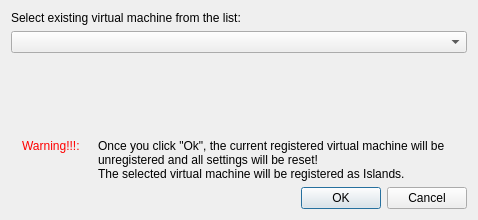
<?xml version="1.0" encoding="UTF-8"?>
<ui version="4.0">
 <class>SelectVM</class>
 <widget class="QDialog" name="SelectVM">
  <property name="geometry">
   <rect>
    <x>0</x>
    <y>0</y>
    <width>478</width>
    <height>220</height>
   </rect>
  </property>
  <property name="windowTitle">
   <string>Select Virtual Machine</string>
  </property>
  <layout class="QVBoxLayout" name="verticalLayout">
   <item>
    <widget class="QLabel" name="label">
     <property name="text">
      <string>Select existing virtual machine from the list:</string>
     </property>
    </widget>
   </item>
   <item>
    <widget class="QComboBox" name="vms_list"/>
   </item>
   <item>
    <spacer name="verticalSpacer">
     <property name="orientation">
      <enum>Qt::Vertical</enum>
     </property>
     <property name="sizeHint" stdset="0">
      <size>
       <width>20</width>
       <height>40</height>
      </size>
     </property>
    </spacer>
   </item>
   <item>
    <layout class="QHBoxLayout" name="horizontalLayout">
     <property name="spacing">
      <number>4</number>
     </property>
     <property name="leftMargin">
      <number>0</number>
     </property>
     <item>
      <widget class="QLabel" name="label_2">
       <property name="minimumSize">
        <size>
         <width>0</width>
         <height>0</height>
        </size>
       </property>
       <property name="maximumSize">
        <size>
         <width>83</width>
         <height>16777215</height>
        </size>
       </property>
       <property name="styleSheet">
        <string notr="true">color: red</string>
       </property>
       <property name="text">
        <string>Warning!!!: </string>
       </property>
       <property name="alignment">
        <set>Qt::AlignHCenter|Qt::AlignTop</set>
       </property>
      </widget>
     </item>
     <item>
      <widget class="QLabel" name="label_3">
       <property name="text">
        <string>Once you click &quot;Ok&quot;, the current registered virtual machine will be unregistered and all settings will be reset! 
The selected virtual machine will be registered as Islands.</string>
       </property>
       <property name="wordWrap">
        <bool>true</bool>
       </property>
      </widget>
     </item>
    </layout>
   </item>
   <item>
    <widget class="QDialogButtonBox" name="buttonBox">
     <property name="orientation">
      <enum>Qt::Horizontal</enum>
     </property>
     <property name="standardButtons">
      <set>QDialogButtonBox::Cancel|QDialogButtonBox::Ok</set>
     </property>
    </widget>
   </item>
  </layout>
 </widget>
 <resources/>
 <connections>
  <connection>
   <sender>buttonBox</sender>
   <signal>accepted()</signal>
   <receiver>SelectVM</receiver>
   <slot>accept()</slot>
   <hints>
    <hint type="sourcelabel">
     <x>248</x>
     <y>254</y>
    </hint>
    <hint type="destinationlabel">
     <x>157</x>
     <y>274</y>
    </hint>
   </hints>
  </connection>
  <connection>
   <sender>buttonBox</sender>
   <signal>rejected()</signal>
   <receiver>SelectVM</receiver>
   <slot>reject()</slot>
   <hints>
    <hint type="sourcelabel">
     <x>316</x>
     <y>260</y>
    </hint>
    <hint type="destinationlabel">
     <x>286</x>
     <y>274</y>
    </hint>
   </hints>
  </connection>
 </connections>
</ui>
